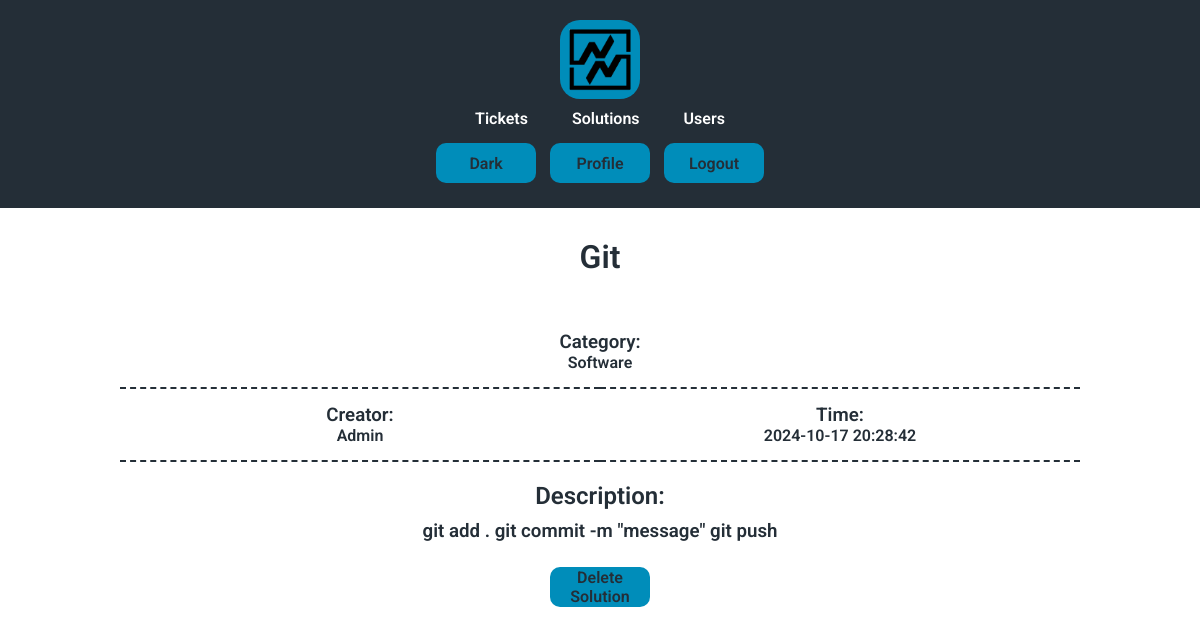
The app's page /showsolution?id=2 (signed in) with its own data.
### tables this page shows
CREATE TABLE solutions (
id INTEGER PRIMARY KEY AUTOINCREMENT NOT NULL,
category TEXT NOT NULL,
subject TEXT NOT NULL,
creator INTEGER,
description TEXT,
time TIMESTAMP DEFAULT CURRENT_TIMESTAMP,
FOREIGN KEY(creator) REFERENCES users(id) ON DELETE SET NULL ON UPDATE NO ACTION
);

CREATE TABLE users (id INTEGER PRIMARY KEY AUTOINCREMENT NOT NULL, name TEXT NOT NULL, hash TEXT NOT NULL, permission INTEGER DEFAULT 4 NOT NULL, active BLOB DEFAULT 0 NOT NULL, email TEXT NOT NULL);

### app.py (the view)
@app.route("/showsolution")
@login_required
def showsolution():
    solutionID = request.args.get("id")
    if  solutionID:
        session["show_solution"] = solutionID
    else:
        solutionID = session["show_solution"]
    solution = db.execute(
        """
        SELECT solutions.id, solutions.subject, solutions.category, solutions.description, solutions.time, solutions.creator, users.name AS creator_name
        FROM solutions LEFT JOIN users ON solutions.creator = users.id
        WHERE solutions.id = ?
        """
        , solutionID
        )
    return render_template("showsolution.html", solution = solution)

### app.py (called while the page is built)
def login_required(f):
    @wraps(f)
    def decorated_function(*args, **kwargs):
        if not session.get("user_id"):
            return redirect("/") # Redirect to the login page or wherever necessary
        return f(*args, **kwargs)  # Proceed with the actual route if logged in
    return decorated_function

### templates/showsolution.html (shortened to what this page needs)
{% extends "layout.html" %}
{% block h1 %}<h1>{{ solution[0]["subject"] }}</h1>{% endblock %}
{% block body %}
  <div class="main">
    <table class="show">
    <tr>
        <td colspan="2">
            <h3>Category:</h3>
            <h4>{{ solution[0]["category"] }}</h4>
        </td>
    </tr>
    <tr>
      <td>
        <h3>Creator:</h3>
        <h4>{{ solution[0]["creator_name"] }}</h4>
      </td>
      <td>
        <h3>Time:</h3>
        <h4>{{ solution[0]["time"] }}</h4>
      </td>
    </tr>
    </table>
    <h2>Description:</h2>
    <h3>{{ solution[0]["description"] }}</h3>
    <div class="margin">
      {% if solution[0]["creator"] == session.get("user_id") or session.get("permission") < 2 %}
      <form action="/deletesolution">
        <button name="solutionID" value="{{ solution[0]["id"] }}">Delete Solution</button>
      </form>
      {% endif %}
    </div>
  </div>
{% endblock %}

### static/styles.css (style rules this page uses)
.Light { --color1: #242e37; --color2: #ffffff; --color3: #e1e3e4; --color4: #242e37; --color5: #008dba; --colorextra: #ffffff; --font: "Roboto", sans-serif; }
* { font-family: var(--font); box-sizing: border-box; margin: 0; padding: 0; font-weight: 600; --font-color: var(--color1); --background-color: var(--color2); --nav-color: var(--color4); --navfont-color: var(--colorextra); --button-color: var(--color5); --buttonfont-color: var(--color4); --hover-color: var(--color3); --hoverfont-color: var(--color4); --logo-color: var(--color5); --linkhover-color: var(--color5); --tab-color: var(--color4); --tabfont-color: var(--colorextra); --tabhover-color: var(--color5); --tabhoverfont-color: var(--color4); --disabled-color: var(--color4); --disabledfont-color: var(--color3); --placeholder-color: var(--color4); --aler-color: var(--color5); --active-color: var(--color1); --activefont-color: var(--color5); --border-color: var(--color5); }
html { background-color: var(--background-color); color: var(--font-color); }
body { transition: background-color 0.5s, color 0.3s; }
button { background-color: var(--button-color); color: var(--buttonfont-color); border: none; border-radius: 10px; cursor: pointer; transition: all 0.5s ease 0s; width: 100px; height: 40px; font-size: 16px; margin: 5px; }
.main { margin: 40px 0 40px 0; }
.margin { margin: 20px 0 20px; }
table { width: 100%; border-collapse: collapse; text-align: center; table-layout: fixed; margin: 20px 0 20px 0; }
td { padding: 15px 0px; border-bottom: 2px dashed var(--tab-color); }
.show { width:50%; margin-left:auto; margin-right:auto; }
h1 { margin: 20px 0 20px; }
h2 { margin: 10px 0 10px; }
@media (max-width: 1300px) { .show { width: 100%; } }
@media (max-width: 1300px) { td { width: 50%; } }

### records on screen
solutions: subject "Git", category "Software", time "2024-10-17 20:28:42", description "git add . git commit -m \"message\" git push"
users: name "Admin"
